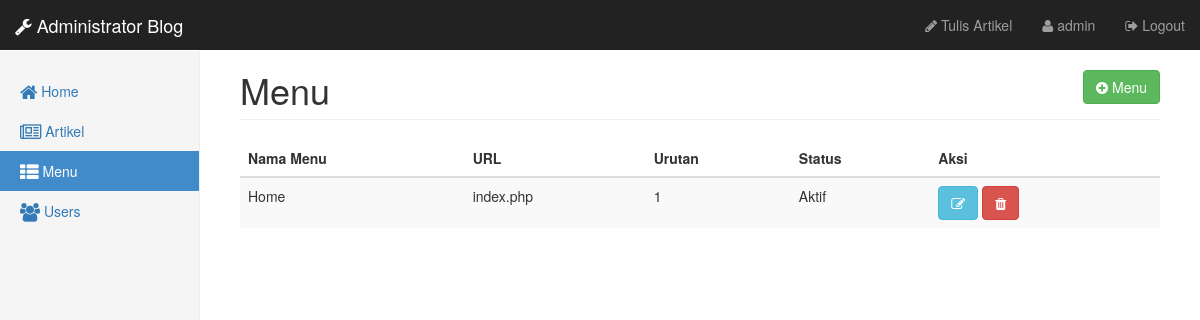
The page /admin/menu/index.php (signed in) on the database its author committed.
### tables this page shows
CREATE TABLE `menu` (
  `id` int(11) NOT NULL,
  `nama` varchar(32) NOT NULL,
  `url` varchar(32) NOT NULL,
  `urutan` int(11) NOT NULL,
  `status` enum('0','1') NOT NULL
);

### admin/menu/data_menu.php (the view)
<div class="col-sm-9 col-sm-offset-3 col-md-10 col-md-offset-2 main">
  <h1 class="page-header">Menu <a href="tambah_menu.php" class="btn btn-success pull-right"><i class="fa fa-plus-circle"></i> Menu</a></h1>
  <div class="table-responsive">
    <table class="table table-striped">
      <thead>
        <tr>
            <th>Nama Menu</th>
            <th>URL</th>
            <th>Urutan</th>
            <th>Status</th>
            <th>Aksi</th>
        </tr>
        <tbody>
        <?php
            $query = mysqli_query($koneksi, "SELECT * FROM menu");
            while($menu = mysqli_fetch_array($query)){
                echo "<tr>";
                echo "<td>".$menu['nama']."</td>";
                echo "<td>".$menu['url']."</td>";
                echo "<td>".$menu['urutan']."</td>";
                echo ($menu['status'] == 1) ? "<td>Aktif</td>":"<td>Non-aktif</td>";
                echo "<td><a href='edit_menu.php?id=".$menu['id']."' class='btn btn-info'><i class='fa fa-edit'></i></a> <a href='hapus_menu.php?id=".$menu['id']."' class='btn btn-danger'><i class='fa fa-trash'></i></a></td>";
                echo "</tr>";
            }
         ?>
      </tbody>
    </table>
  </div>
</div>

### rows shown on the page
menu: nama "Home", url "index.php", urutan "1", status "Aktif"

### other values the page prints
$_SESSION['username'] "admin"
